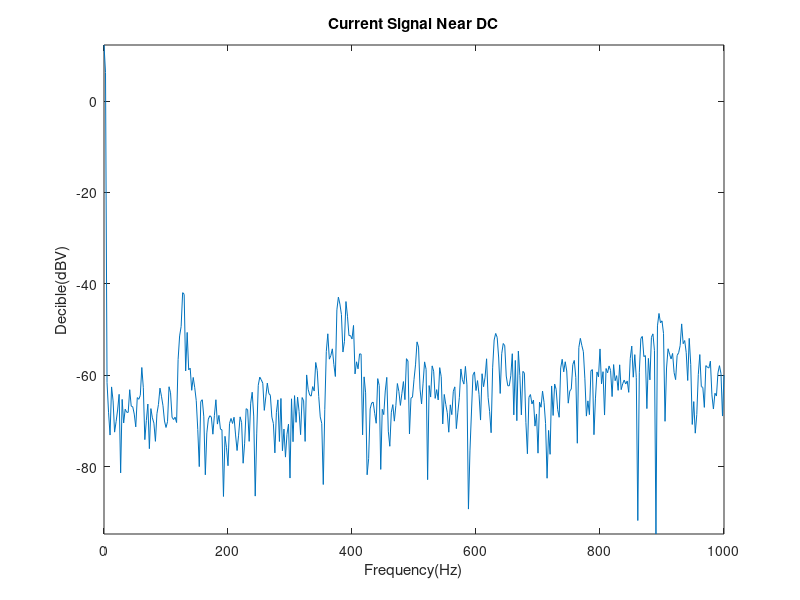

Recreate this plot in MATLAB.
data = {0,12.2447304015803
2.44140625,6.22658703641061
4.8828125,-61.5307819902226
7.32421875,-68.0440898962476
9.765625,-73.0350321886055
12.20703125,-62.5115877625529
14.6484375,-65.5625016302234
17.08984375,-72.3981913422999
19.53125,-70.0925270483419
21.97265625,-67.560525191652
24.4140625,-64.1320258033206
26.85546875,-81.308092105929
29.296875,-65.2407565399476
31.73828125,-70.4011830865894
34.1796875,-67.3859941900589
36.62109375,-68.0519095264699
39.0625,-68.0826608708484
41.50390625,-63.1193726557424
43.9453125,-66.7121993561487
46.38671875,-66.8514995087574
48.828125,-68.4538346464344
51.26953125,-71.2440346423096
53.7109375,-64.8418430409905
56.15234375,-65.2128893200272
58.59375,-64.3550359410903
61.03515625,-58.2662740321134
63.4765625,-62.6798022178878
65.91796875,-74.0348671198518
68.359375,-69.8499363320314
70.80078125,-66.2551208058394
73.2421875,-76.014174873232
75.68359375,-67.2498996059409
78.125,-69.2744264306137
80.56640625,-70.4311442432755
83.0078125,-74.4099121174791
85.44921875,-68.3749193896412
87.890625,-66.3674809780839
90.33203125,-62.778927175265
92.7734375,-64.5490790414604
95.21484375,-66.6203055921998
97.65625,-69.9556677937332
100.09765625,-71.3809328622776
102.5390625,-70.1087537544508
104.98046875,-62.4752171312185
107.421875,-63.7952133297462
109.86328125,-69.1504582725705
112.3046875,-69.6428181694752
114.74609375,-69.1343798060361
117.1875,-70.2960099546836
119.62890625,-56.5247254735538
122.0703125,-51.3656763767666
124.51171875,-49.3161880398663
126.953125,-41.9101399638944
129.39453125,-42.2601582184122
131.8359375,-59.0244099346686
134.27734375,-50.5980622422114
136.71875,-58.7801760401296
139.16015625,-58.4197783343535
141.6015625,-63.2525225990133
144.04296875,-60.4403339327561
146.484375,-62.6739305833689
148.92578125,-65.5078111127184
151.3671875,-71.8197667788297
153.80859375,-79.9375296110895
156.25,-65.7012816123871
158.69140625,-65.3159461899964
161.1328125,-69.0497574785517
163.57421875,-81.7249495826863
166.015625,-72.5614295349751
168.45703125,-69.5411604434215
170.8984375,-68.8129914202892
173.33984375,-69.1091376641088
175.78125,-72.8503625394494
178.22265625,-68.7217050432835
180.6640625,-65.3154036328302
183.10546875,-70.6400443627398
185.546875,-68.7334800211291
187.98828125,-71.74401124968
190.4296875,-71.8988826597671
192.87109375,-86.4652556364294
195.3125,-73.3081807393826
197.75390625,-75.8038112746321
200.1953125,-79.7471062667425
202.63671875,-70.4975692378764
205.078125,-69.4094018392605
207.51953125,-70.5058468804057
209.9609375,-69.1413359443375
212.40234375,-73.0105363851265
214.84375,-76.4246151196673
217.28515625,-73.0644024901598
219.7265625,-69.0560247119825
222.16796875,-70.3161660736551
224.609375,-79.196911519077
227.05078125,-74.8210328336193
229.4921875,-67.2669396241857
231.93359375,-67.5054578195977
234.375,-74.4175823768799
236.81640625,-66.0661715028387
239.2578125,-63.6744462469361
241.69921875,-68.8811970524068
244.140625,-86.3860231769406
246.58203125,-72.6070740653908
249.0234375,-62.167301436488
251.46484375,-60.3615553417285
253.90625,-60.9638597774025
256.34765625,-61.6996429159535
258.7890625,-67.6392837776113
261.23046875,-64.6898574947887
263.671875,-61.6754556343004
266.11328125,-63.9545478036732
268.5546875,-64.3247726603113
270.99609375,-69.1079618304646
273.4375,-70.5037368027051
275.87890625,-76.9342136478819
278.3203125,-68.0653788306626
280.76171875,-65.338221232186
283.203125,-74.4408868571443
285.64453125,-65.0353429403707
288.0859375,-76.4633643180471
290.52734375,-71.7287501568501
292.96875,-77.8569499974511
295.41015625,-72.8606820207823
297.8515625,-70.649822713117
300.29296875,-82.4399735283203
302.734375,-65.1121317065352
305.17578125,-74.4918658828586
307.6171875,-64.4137539084125
310.05859375,-70.2564465144665
312.5,-64.747794045689
314.94140625,-67.8697956418881
317.3828125,-72.9493078708002
319.82421875,-64.8331496567373
322.265625,-65.5465265413212
324.70703125,-74.4258472033796
327.1484375,-59.8899782671775
329.58984375,-63.0380519077698
332.03125,-64.2704493099965
334.47265625,-64.5319598089116
336.9140625,-62.4427973367788
339.35546875,-63.4143770843448
341.796875,-57.1695759558361
344.23828125,-58.8857026341343
346.6796875,-64.6132807837452
349.12109375,-69.0682848556862
351.5625,-70.5173427894474
354.00390625,-83.8509807086629
356.4453125,-67.4871604151685
358.88671875,-54.7848673559559
361.328125,-50.8973581447593
363.76953125,-56.4422479031925
366.2109375,-55.6548534744529
368.65234375,-54.1863981425773
371.09375,-57.6101279748198
373.53515625,-60.235506079382
375.9765625,-45.6598401208455
378.41796875,-42.8816355530537
380.859375,-44.3987267979835
383.30078125,-46.6693659059733
385.7421875,-54.8855010437609
388.18359375,-52.6007363754977
390.625,-43.8468947180083
393.06640625,-47.0574738918206
395.5078125,-51.3067609486693
397.94921875,-51.2909316762943
400.390625,-52.0291660741688
402.83203125,-49.068039869962
405.2734375,-59.6683966156181
407.71484375,-57.0204620271734
410.15625,-58.5573146760312
412.59765625,-55.2844829848811
415.0390625,-55.3299351056964
417.48046875,-72.9912750489221
419.921875,-60.3133636007102
422.36328125,-63.803568046517
424.8046875,-81.7199266554053
427.24609375,-78.1958098694612
429.6875,-67.3106473013017
432.12890625,-66.0276974813272
434.5703125,-65.843495373879
437.01171875,-68.2758923118679
439.453125,-70.4583644498969
441.89453125,-60.6980111822119
444.3359375,-62.1886695723556
446.77734375,-80.5472607800627
449.21875,-67.4076765568083
451.66015625,-68.5673031749783
454.1015625,-63.3887396082031
456.54296875,-60.4250859167718
458.984375,-72.191457567699
461.42578125,-75.4879439605357
463.8671875,-68.033624485516
466.30859375,-66.3837443973796
468.75,-69.9975744793472
471.19140625,-66.6047693346115
473.6328125,-61.768427875113
476.07421875,-63.5106098890502
478.515625,-66.5508817264805
480.95703125,-63.9120284529257
483.3984375,-61.3464252395019
485.83984375,-65.2949566775297
488.28125,-56.3348716662588
490.72265625,-56.8466190805814
493.1640625,-72.7891985928704
495.60546875,-64.9603173522747
498.046875,-64.7420787514002
500.48828125,-60.9017188334395
502.9296875,-57.6954326663331
505.37109375,-52.6595002242565
507.8125,-53.8008349375771
510.25390625,-63.0026623057038
512.6953125,-66.239957216829
515.13671875,-61.6870893780075
517.578125,-57.037338293774
520.01953125,-58.6713692057862
522.4609375,-82.7874749596459
524.90234375,-62.214622968418
527.34375,-64.7267295349146
529.78515625,-57.9104738386406
532.2265625,-59.0722849599325
534.66796875,-65.0209342055485
537.109375,-63.1026284196642
539.55078125,-65.3507282804394
541.9921875,-58.2962383092732
544.43359375,-60.289535842215
546.875,-70.6166078457531
549.31640625,-64.1560626721792
551.7578125,-66.3087671862485
554.19921875,-68.1525528756204
556.640625,-72.4159143526518
559.08203125,-66.4308187932239
561.5234375,-68.5758386918223
563.96484375,-63.4533883767246
566.40625,-62.5007155648973
568.84765625,-71.6289494092405
571.2890625,-68.0270029313125
573.73046875,-64.7798624006309
576.171875,-58.5833772407958
578.61328125,-60.9458685966932
581.0546875,-61.8926779014111
583.49609375,-58.0290813084974
585.9375,-62.0684375011227
588.37890625,-89.2220014174634
590.8203125,-76.5002567322411
593.26171875,-67.9931340821186
595.703125,-59.8816524299227
598.14453125,-59.2345383589302
600.5859375,-63.3043913248738
603.02734375,-61.132533603639
605.46875,-64.1405943684357
607.91015625,-69.7578797728464
610.3515625,-59.6292764075675
612.79296875,-62.4638440680358
615.234375,-60.3845028156719
617.67578125,-56.3633424287125
620.1171875,-64.8008362750047
622.55859375,-67.8962737730332
625,-72.5284694157004
627.44140625,-58.3418269842121
629.8828125,-52.2439373802923
632.32421875,-50.8207070422743
634.765625,-51.6804160137769
637.20703125,-56.1894028949924
639.6484375,-63.9418403051787
642.08984375,-55.2554287775717
644.53125,-53.0167215064005
646.97265625,-53.4995911013895
649.4140625,-60.1384145901522
651.85546875,-62.2470162832789
654.296875,-62.2747160131981
656.73828125,-60.0793818030704
659.1796875,-55.2533468970506
661.62109375,-68.6256673616671
664.0625,-56.7195413621685
666.50390625,-69.8944610451718
668.9453125,-54.6776371298431
671.38671875,-60.0586186486023
673.828125,-68.6284296496988
676.26953125,-59.1196561591286
678.7109375,-59.4933450129842
681.15234375,-70.3189586363153
683.59375,-77.1261950393388
686.03515625,-64.7738673169858
688.4765625,-64.1793733654701
690.91796875,-66.2316667665633
693.359375,-65.3750078231944
695.80078125,-71.0796228870818
698.2421875,-68.4270262365993
700.68359375,-76.9954784623593
703.125,-65.8338293875665
705.56640625,-66.9553683181112
708.0078125,-63.4199837775512
710.44921875,-65.8937981936076
712.890625,-70.5201892538382
715.33203125,-82.4796056622986
717.7734375,-72.0239363224911
720.21484375,-77.246016982501
722.65625,-62.3028519185814
725.09765625,-68.7539434923132
727.5390625,-61.8710329207284
729.98046875,-63.0442606929863
732.421875,-67.483410958613
734.86328125,-69.1472122188381
737.3046875,-58.3653830859309
739.74609375,-56.4718991650128
742.1875,-59.2168708573425
744.62890625,-57.0091326223715
747.0703125,-59.0300747827344
749.51171875,-66.0666545371516
751.953125,-63.4284134091922
754.39453125,-62.9745617724048
756.8359375,-57.6307897990943
759.27734375,-56.7199423433727
761.71875,-60.4425135206722
764.16015625,-74.8259945122323
766.6015625,-53.9057704654971
769.04296875,-51.8926812148857
771.484375,-53.4682420014575
773.92578125,-54.8080071219259
776.3671875,-60.743573868831
778.80859375,-68.893529553078
781.25,-65.5596558656528
783.69140625,-68.5738829046523
786.1328125,-58.9792241748314
788.57421875,-58.7328190611114
791.015625,-72.9580700112813
793.45703125,-64.9607844468121
795.8984375,-59.2325057983905
798.33984375,-60.3139986710223
800.78125,-54.2065338174575
803.22265625,-61.8444823705755
805.6640625,-59.1790066219314
808.10546875,-68.660089150385
810.546875,-58.4851529358043
812.98828125,-59.4278375207143
815.4296875,-57.9274308517486
817.87109375,-58.9025298898798
820.3125,-64.6245218892205
822.75390625,-57.626714622462
825.1953125,-61.1542050278989
827.63671875,-60.0496505068114
830.078125,-63.2602376367605
832.51953125,-57.6793330902121
834.9609375,-63.1038383204248
837.40234375,-61.8201992584679
839.84375,-61.0221614750035
842.28515625,-61.8745140534276
844.7265625,-61.2090194803481
847.16796875,-63.6999085835196
849.609375,-56.2762497646257
852.05078125,-53.57929763359
854.4921875,-60.3856706711988
856.93359375,-55.4554810789533
859.375,-60.4831427832059
861.81640625,-91.7242359127677
864.2578125,-59.2999259203669
866.69921875,-51.9261596996178
869.140625,-51.4758040098479
871.58203125,-55.883158340006
874.0234375,-55.6628044292113
876.46484375,-67.2531039056776
878.90625,-56.275554273643
881.34765625,-60.9698455639175
883.7890625,-51.6633443501169
886.23046875,-50.9110801093804
888.671875,-54.5318592429657
891.11328125,-94.671517823511
893.5546875,-49.161044878366
895.99609375,-46.4486769860188
898.4375,-48.5106752284654
900.87890625,-48.0623024265578
903.3203125,-50.8179034781964
905.76171875,-70.0299477272085
908.203125,-58.3735932929199
910.64453125,-54.1650320766679
913.0859375,-55.3529313629669
915.52734375,-56.3925805369538
917.96875,-55.1904069998036
920.41015625,-59.3824942123616
922.8515625,-60.9168657358328
925.29296875,-55.6219948104468
927.734375,-55.0412100709267
930.17578125,-53.4692147121861
932.6171875,-48.7324757645386
935.05859375,-53.061599226259
937.5,-52.3740992642124
939.94140625,-54.9702843726392
942.3828125,-61.1067736220887
944.82421875,-51.9002879843028
947.265625,-57.6118983951878
949.70703125,-70.7206318877187
952.1484375,-65.7196318250995
954.58984375,-72.6260298049226
957.03125,-68.5453887184412
959.47265625,-59.8097319938258
961.9140625,-55.4403129834349
964.35546875,-62.4415742295708
966.796875,-62.6178588386634
969.23828125,-66.9846897824356
971.6796875,-57.8523772440994
974.12109375,-58.2005211781483
976.5625,-58.3864661014536
979.00390625,-56.8739471916543
981.4453125,-64.2493956752005
983.88671875,-67.3447084310921
986.328125,-63.8978596810468
988.76953125,-64.5042737512716
991.2109375,-59.4322156553231
993.65234375,-57.8663126940207
996.09375,-59.608827718839
998.53515625,-68.8822974280325
1000.9765625,-59.9198568943498};

figure(1);
data = transpose(data);
x = data(1,:);
x = cell2mat(x);
y = data(2,:);
y = cell2mat(y);

plot(x, y)
axis tight
xlabel('Frequency(Hz)');
ylabel('Decible(dBV)');
title('Current Signal Near DC')

